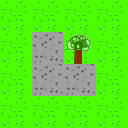

Below is a game level as drawn by its tile map, then a one-line description and the .tmx file that defines it, in full:
An orthogonal 4x4 tile map with 32x32 px tiles, 2 tile layers (background, itemLayer).

<map version="2017.05.16" orientation="orthogonal" renderorder="right-down" width="4" height="4" tilewidth="32" tileheight="32" nextobjectid="1">
 <tileset firstgid="1" source="gameTest_tile.tsx" />
 <layer name="background" width="4" height="4">
  <data encoding="csv">
3,3,3,3,
3,2,3,3,
3,2,2,3,
3,3,3,3
</data>
 </layer>
 <layer name="itemLayer" width="4" height="4">
  <data encoding="csv">
0,0,0,0,
0,0,1,0,
0,0,0,0,
0,0,0,0
</data>
 </layer>
</map>
